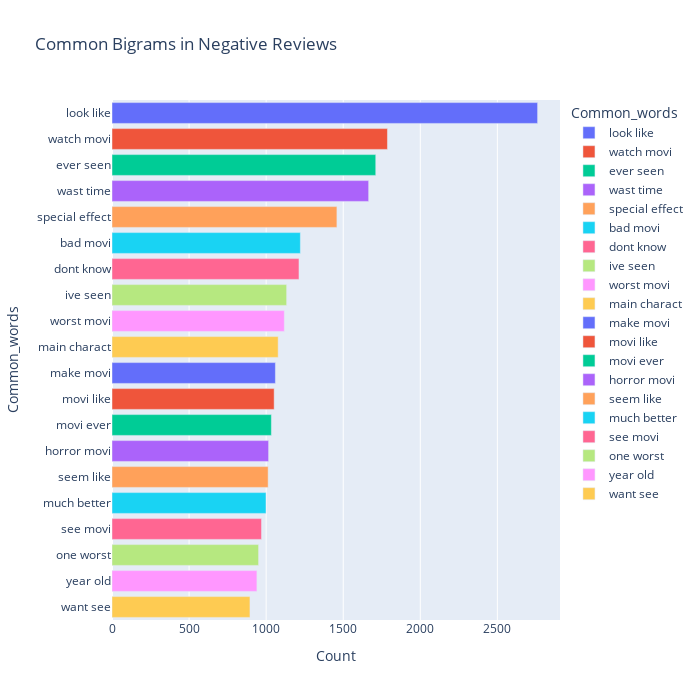

This figure's notebook cell:
### Code cell
most_common_bi_neg = get_top_text_ngrams(df.review[df.sentiment=='negative'],20,2)
most_common_bi_neg = dict(most_common_bi_neg)
temp = pd.DataFrame(columns = ["Weighted_words" , 'TFIDF Score'])
temp["Weighted_words"] = list(most_common_bi_neg.keys())
temp["TFIDF"] = list(most_common_bi_neg.values())
fig = px.bar(temp, x="TFIDF Score", y="Weighted_words", title='Weighted Bigrams in Negative Reviews', orientation='h', 
             width=700, height=700,color='Weighted_words')
fig.show()

### Figure 1 — Plotly figure (JSON) as saved in the notebook; plotly's stock layout.template omitted (floating-point values rounded to 4 significant figures)
{"data": [{"alignmentgroup": "True", "hovertemplate": "Common_words=%{y}<br>Count=%{x}<extra></extra>", "legendgroup": "look like", "marker": {"color": "#636efa"}, "name": "look like", "offsetgroup": "look like", "orientation": "h", "showlegend": true, "textposition": "auto", "type": "bar", "x": [2761], "xaxis": "x", "y": ["look like"], "yaxis": "y"}, {"alignmentgroup": "True", "hovertemplate": "Common_words=%{y}<br>Count=%{x}<extra></extra>", "legendgroup": "watch movi", "marker": {"color": "#EF553B"}, "name": "watch movi", "offsetgroup": "watch movi", "orientation": "h", "showlegend": true, "textposition": "auto", "type": "bar", "x": [1787], "xaxis": "x", "y": ["watch movi"], "yaxis": "y"}, {"alignmentgroup": "True", "hovertemplate": "Common_words=%{y}<br>Count=%{x}<extra></extra>", "legendgroup": "ever seen", "marker": {"color": "#00cc96"}, "name": "ever seen", "offsetgroup": "ever seen", "orientation": "h", "showlegend": true, "textposition": "auto", "type": "bar", "x": [1711], "xaxis": "x", "y": ["ever seen"], "yaxis": "y"}, {"alignmentgroup": "True", "hovertemplate": "Common_words=%{y}<br>Count=%{x}<extra></extra>", "legendgroup": "wast time", "marker": {"color": "#ab63fa"}, "name": "wast time", "offsetgroup": "wast time", "orientation": "h", "showlegend": true, "textposition": "auto", "type": "bar", "x": [1665], "xaxis": "x", "y": ["wast time"], "yaxis": "y"}, {"alignmentgroup": "True", "hovertemplate": "Common_words=%{y}<br>Count=%{x}<extra></extra>", "legendgroup": "special effect", "marker": {"color": "#FFA15A"}, "name": "special effect", "offsetgroup": "special effect", "orientation": "h", "showlegend": true, "textposition": "auto", "type": "bar", "x": [1459], "xaxis": "x", "y": ["special effect"], "yaxis": "y"}, {"alignmentgroup": "True", "hovertemplate": "Common_words=%{y}<br>Count=%{x}<extra></extra>", "legendgroup": "bad movi", "marker": {"color": "#19d3f3"}, "name": "bad movi", "offsetgroup": "bad movi", "orientation": "h", "showlegend": true, "textposition": "auto", "type": "bar", "x": [1222], "xaxis": "x", "y": ["bad movi"], "yaxis": "y"}, {"alignmentgroup": "True", "hovertemplate": "Common_words=%{y}<br>Count=%{x}<extra></extra>", "legendgroup": "dont know", "marker": {"color": "#FF6692"}, "name": "dont know", "offsetgroup": "dont know", "orientation": "h", "showlegend": true, "textposition": "auto", "type": "bar", "x": [1213], "xaxis": "x", "y": ["dont know"], "yaxis": "y"}, {"alignmentgroup": "True", "hovertemplate": "Common_words=%{y}<br>Count=%{x}<extra></extra>", "legendgroup": "ive seen", "marker": {"color": "#B6E880"}, "name": "ive seen", "offsetgroup": "ive seen", "orientation": "h", "showlegend": true, "textposition": "auto", "type": "bar", "x": [1133], "xaxis": "x", "y": ["ive seen"], "yaxis": "y"}, {"alignmentgroup": "True", "hovertemplate": "Common_words=%{y}<br>Count=%{x}<extra></extra>", "legendgroup": "worst movi", "marker": {"color": "#FF97FF"}, "name": "worst movi", "offsetgroup": "worst movi", "orientation": "h", "showlegend": true, "textposition": "auto", "type": "bar", "x": [1118], "xaxis": "x", "y": ["worst movi"], "yaxis": "y"}, {"alignmentgroup": "True", "hovertemplate": "Common_words=%{y}<br>Count=%{x}<extra></extra>", "legendgroup": "main charact", "marker": {"color": "#FECB52"}, "name": "main charact", "offsetgroup": "main charact", "orientation": "h", "showlegend": true, "textposition": "auto", "type": "bar", "x": [1078], "xaxis": "x", "y": ["main charact"], "yaxis": "y"}, {"alignmentgroup": "True", "hovertemplate": "Common_words=%{y}<br>Count=%{x}<extra></extra>", "legendgroup": "make movi", "marker": {"color": "#636efa"}, "name": "make movi", "offsetgroup": "make movi", "orientation": "h", "showlegend": true, "textposition": "auto", "type": "bar", "x": [1060], "xaxis": "x", "y": ["make movi"], "yaxis": "y"}, {"alignmentgroup": "True", "hovertemplate": "Common_words=%{y}<br>Count=%{x}<extra></extra>", "legendgroup": "movi like", "marker": {"color": "#EF553B"}, "name": "movi like", "offsetgroup": "movi like", "orientation": "h", "showlegend": true, "textposition": "auto", "type": "bar", "x": [1052], "xaxis": "x", "y": ["movi like"], "yaxis": "y"}, {"alignmentgroup": "True", "hovertemplate": "Common_words=%{y}<br>Count=%{x}<extra></extra>", "legendgroup": "movi ever", "marker": {"color": "#00cc96"}, "name": "movi ever", "offsetgroup": "movi ever", "orientation": "h", "showlegend": true, "textposition": "auto", "type": "bar", "x": [1034], "xaxis": "x", "y": ["movi ever"], "yaxis": "y"}, {"alignmentgroup": "True", "hovertemplate": "Common_words=%{y}<br>Count=%{x}<extra></extra>", "legendgroup": "horror movi", "marker": {"color": "#ab63fa"}, "name": "horror movi", "offsetgroup": "horror movi", "orientation": "h", "showlegend": true, "textposition": "auto", "type": "bar", "x": [1016], "xaxis": "x", "y": ["horror movi"], "yaxis": "y"}, {"alignmentgroup": "True", "hovertemplate": "Common_words=%{y}<br>Count=%{x}<extra></extra>", "legendgroup": "seem like", "marker": {"color": "#FFA15A"}, "name": "seem like", "offsetgroup": "seem like", "orientation": "h", "showlegend": true, "textposition": "auto", "type": "bar", "x": [1013], "xaxis": "x", "y": ["seem like"], "yaxis": "y"}, {"alignmentgroup": "True", "hovertemplate": "Common_words=%{y}<br>Count=%{x}<extra></extra>", "legendgroup": "much better", "marker": {"color": "#19d3f3"}, "name": "much better", "offsetgroup": "much better", "orientation": "h", "showlegend": true, "textposition": "auto", "type": "bar", "x": [999], "xaxis": "x", "y": ["much better"], "yaxis": "y"}, {"alignmentgroup": "True", "hovertemplate": "Common_words=%{y}<br>Count=%{x}<extra></extra>", "legendgroup": "see movi", "marker": {"color": "#FF6692"}, "name": "see movi", "offsetgroup": "see movi", "orientation": "h", "showlegend": true, "textposition": "auto", "type": "bar", "x": [970], "xaxis": "x", "y": ["see movi"], "yaxis": "y"}, {"alignmentgroup": "True", "hovertemplate": "Common_words=%{y}<br>Count=%{x}<extra></extra>", "legendgroup": "one worst", "marker": {"color": "#B6E880"}, "name": "one worst", "offsetgroup": "one worst", "orientation": "h", "showlegend": true, "textposition": "auto", "type": "bar", "x": [951], "xaxis": "x", "y": ["one worst"], "yaxis": "y"}, {"alignmentgroup": "True", "hovertemplate": "Common_words=%{y}<br>Count=%{x}<extra></extra>", "legendgroup": "year old", "marker": {"color": "#FF97FF"}, "name": "year old", "offsetgroup": "year old", "orientation": "h", "showlegend": true, "textposition": "auto", "type": "bar", "x": [940], "xaxis": "x", "y": ["year old"], "yaxis": "y"}, {"alignmentgroup": "True", "hovertemplate": "Common_words=%{y}<br>Count=%{x}<extra></extra>", "legendgroup": "want see", "marker": {"color": "#FECB52"}, "name": "want see", "offsetgroup": "want see", "orientation": "h", "showlegend": true, "textposition": "auto", "type": "bar", "x": [895], "xaxis": "x", "y": ["want see"], "yaxis": "y"}], "layout": {"barmode": "relative", "height": 700, "legend": {"title": {"text": "Common_words"}, "tracegroupgap": 0}, "title": {"text": "Common Bigrams in Negative Reviews"}, "width": 700, "xaxis": {"anchor": "y", "domain": [0, 1], "title": {"text": "Count"}}, "yaxis": {"anchor": "x", "categoryarray": ["want see", "year old", "one worst", "see movi", "much better", "seem like", "horror movi", "movi ever", "movi like", "make movi", "main charact", "worst movi", "ive seen", "dont know", "bad movi", "special effect", "wast time", "ever seen", "watch movi", "look like"], "categoryorder": "array", "domain": [0, 1], "title": {"text": "Common_words"}}}}
